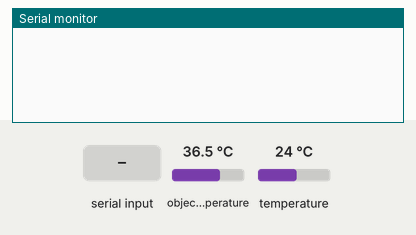
Bench run of a sketch on a simulated Arduino Uno, built with avr-gcc and run on an emulated ATmega328P. On the bench: the last lines printed to the serial monitor. The inputs (shaded band) are chosen by the test bench; at power-on: object temperature 36.5 °C, temperature 24 °C.

Above: at 1.2 s.
1.3 s: "TEMP\n" received over Serial
At 1.7 s:
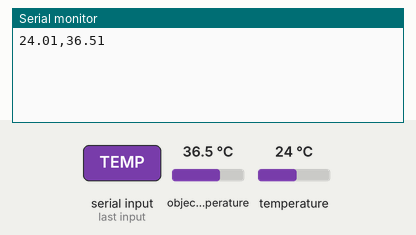
3.3 s: object temperature set to 20 °C
At 3.7 s:
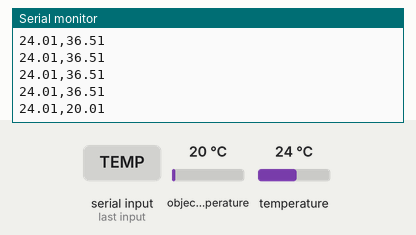
4.8 s: temperature set to 12 °C
At 5.2 s:
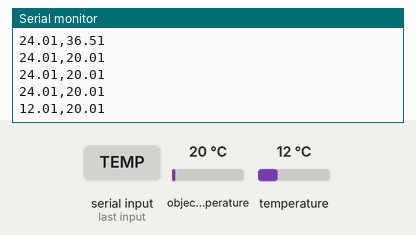
6.3 s: object temperature set to 26 °C
At 6.7 s:
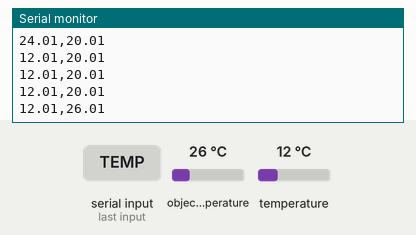
Timing chart, 0 to 8.8 s (numbered marks = the images above; inputs shaded):
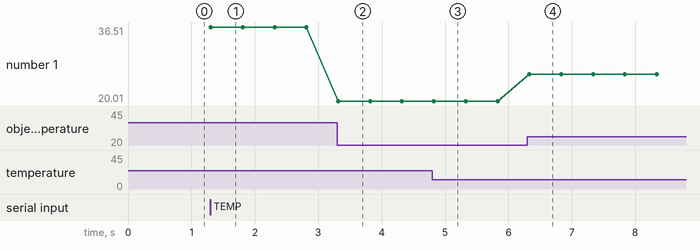

Measured:
- after the input at 1.3 s, the serial monitor: prints a new line at once (image 1)
- after the input at 3.3 s, the serial monitor: prints a new line at once (image 2)
- after the input at 4.8 s, the serial monitor: prints a new line at once (image 3)
- after the input at 6.3 s, the serial monitor: prints a new line at once (image 4)
- plotted number 1: 36.51 → 20.01 after the input at 3.3 s, 20.01 → 26.01 after the input at 6.3 s

The sketch:

temp_sens.ino
```cpp
#include <Wire.h>
#include <Adafruit_MLX90614.h>

Adafruit_MLX90614 mlx = Adafruit_MLX90614();

bool sendData = false;  // flag to control sending

void setup() {
  Serial.begin(9600);
  mlx.begin();
}

void loop() {
  // Check for Pi commands
  if (Serial.available() > 0) {
    String cmd = Serial.readStringUntil('\n');
    cmd.trim();
    if (cmd == "TEMP") {
      sendData = true;
    }
    else if (cmd == "STOP") {
      sendData = false;
    }
  }

  // Send data continuously if flag is set
  if (sendData) {
    float ambient = mlx.readAmbientTempC();
    float object = mlx.readObjectTempC();
    Serial.print(ambient);
    Serial.print(",");
    Serial.println(object);
    delay(500); // send every 0.5s
  }
}
```
